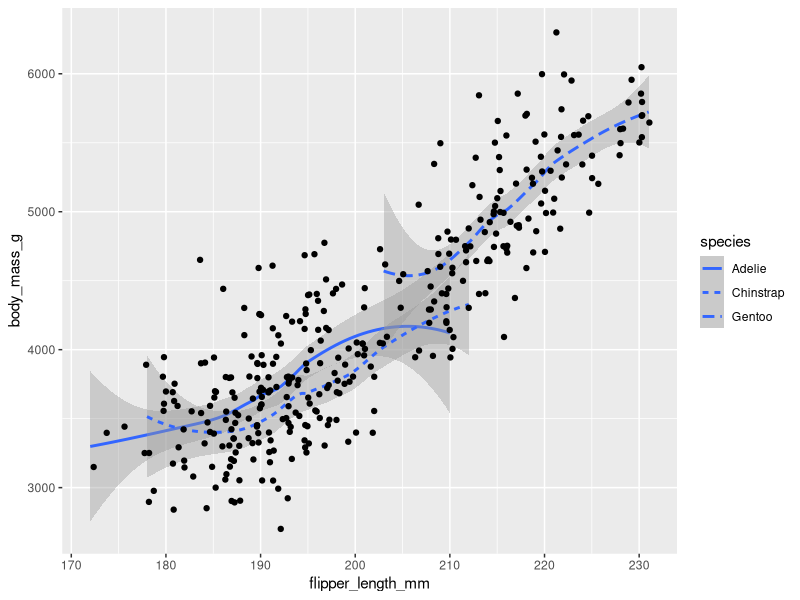
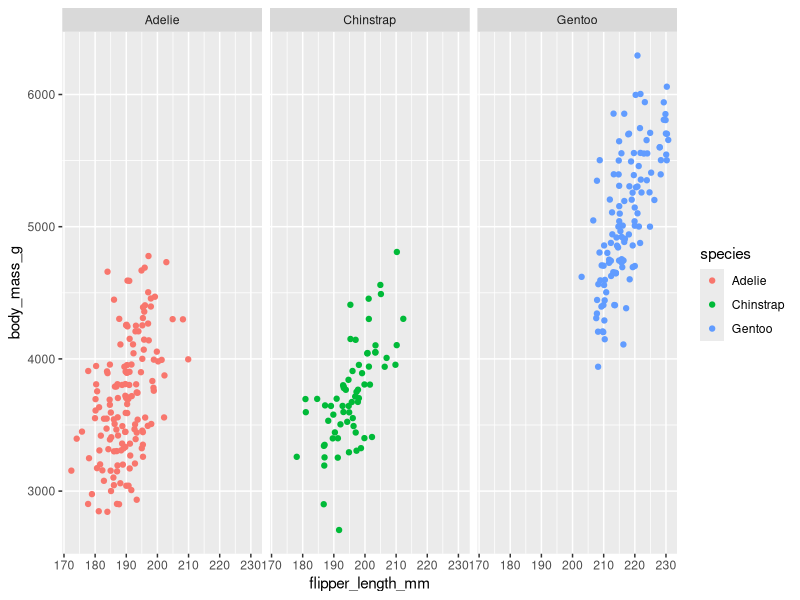
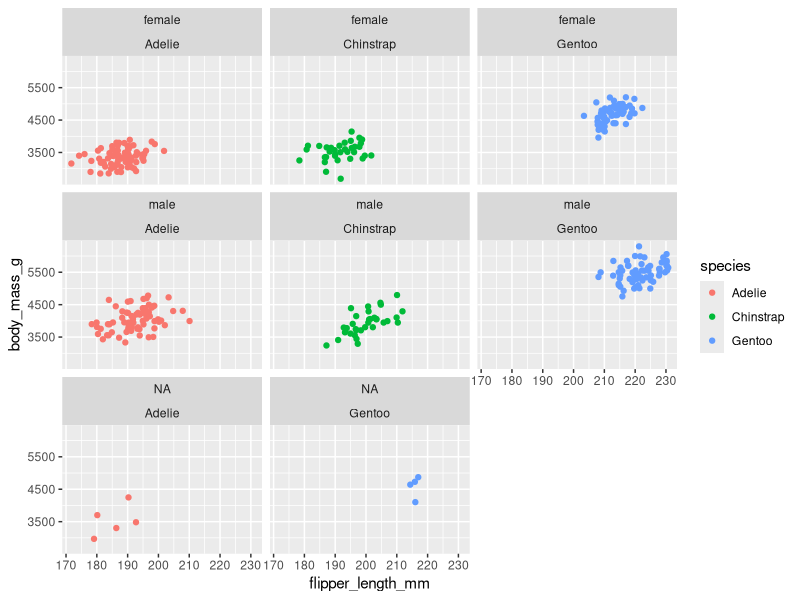
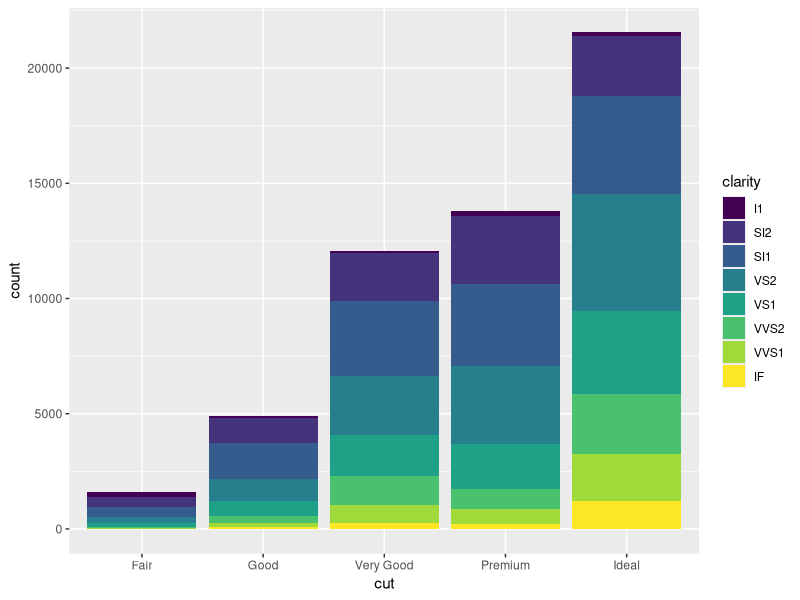
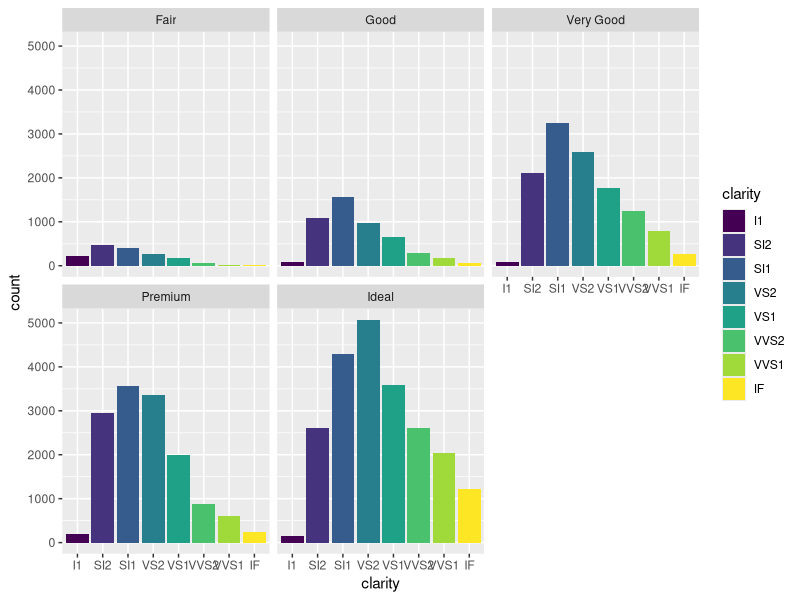

Generate these figures, in order, with R:
library("ggplot2")
library("palmerpenguins")

ggplot(data = penguins) +
  geom_smooth(aes(x = flipper_length_mm, y = body_mass_g, linetype = species)) +
  geom_jitter(aes(x = flipper_length_mm, y = body_mass_g))

ggplot(data = penguins) +
  geom_jitter(aes(x = flipper_length_mm, y = body_mass_g, color = species)) +
  facet_wrap(~species)

ggplot(data = penguins) +
  geom_jitter(aes(x = flipper_length_mm, y = body_mass_g, color = species)) +
  facet_wrap(sex~species)

ggplot(data = diamonds) +
  geom_bar(mapping = aes(x = cut, fill = clarity))

ggplot(data = diamonds) +
  geom_bar(mapping = aes(x = clarity, fill = clarity)) +
  facet_wrap(~cut)